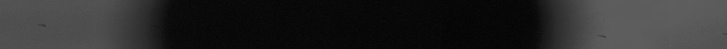
#> input picture scripts/falloff/images/Io_shadow.jpg, 727 x 49 px
$ python falloff.py images/Io_shadow.jpg   (older library calls are emulated)
#> lines starting #> are read from the running program, lines starting #| are printed output that depends on the picture
#!/usr/bin/env python3
# -*- coding: utf-8 -*-


import sys
import numpy as np
from PIL import Image
import matplotlib.pyplot as plt

filename = sys.argv[1]
im = Image.open(filename).convert('L')
#> im is the input picture: PIL image 727x49 L; min 1, max 95, mean 40.8
w,h = im.size
#> w = 727; h = 49
im.resize((im.size[0],1), Image.ANTIALIAS)

fig, ax1 = plt.subplots()
plt.title("%s (%dx%d)"%(filename, w, h))
plt.xlabel("X-coordinate [pixels]")
plt.ylabel("Luminosity (0-255)")
ax1.plot(np.arange(im.size[0]), np.asarray(im).mean(axis=0))
plt.show()
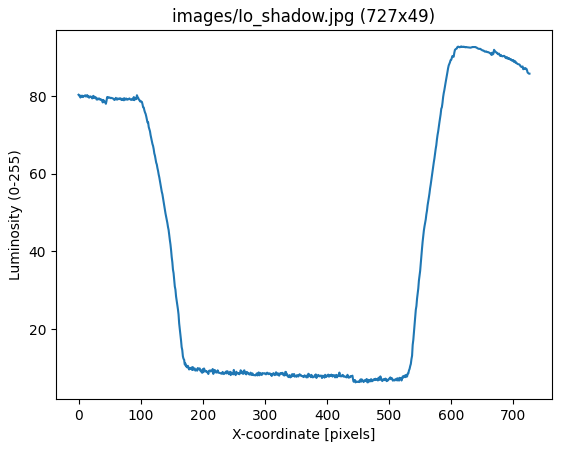
#> figure drawn by matplotlib, 1 panel; curve peaks at x = 616, y = 92.78
